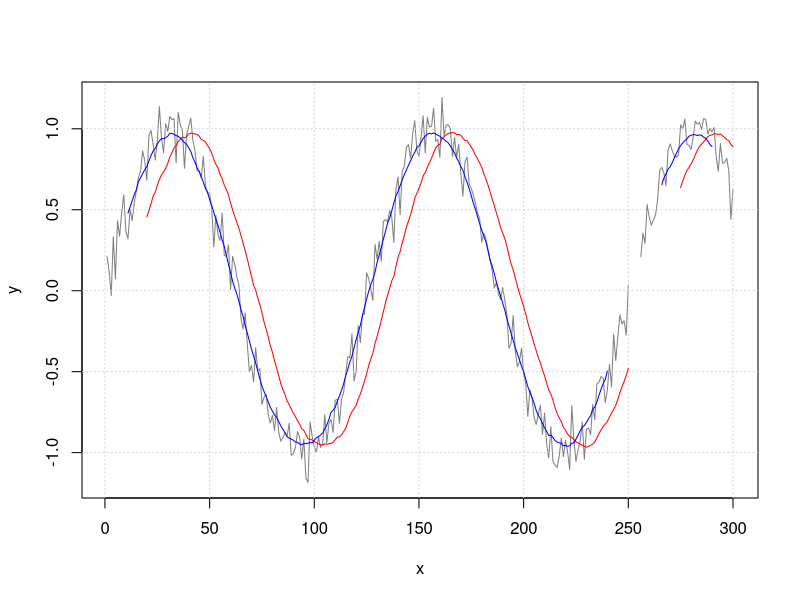
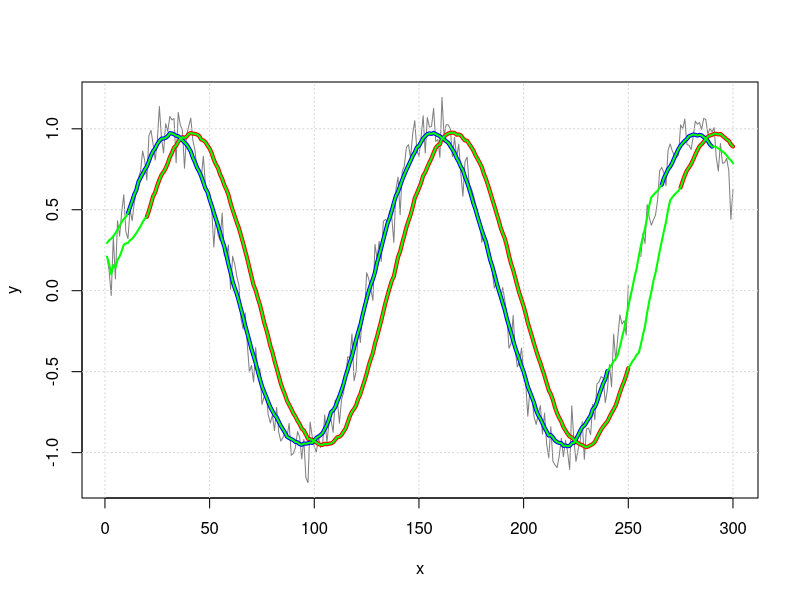

R code for these plots, in order:
## ---- chunk 1
# 生成一个随机向量
v <- sample(101:110)

# 排序
sort(v)

# 反向排序
sort(v, decreasing=TRUE)
## ---- chunk 2
# 生成一个列表
df <- data.frame (id=1:4,
            weight=c(20,27,24,22),
            size=c("small", "large", "medium", "large"))
df

library(plyr)

# 按照 "weight" 列排序，以下结果相同。
arrange(df, weight)       # 使用 plyr 包里的 arrange 函数
df[ order(df$weight), ]   # 使用 R 内置函数

# 以 size 为第一关键词, weight 为第二关键词排序
arrange(df, size, weight)         # 使用 plyr 包里的 arrange 函数
df[ order(df$size, df$weight), ]  # 使用 R 内置函数

# 所有列从左到右依次排序
df[ do.call(order, as.list(df)), ] 
# 在这个特殊的例子中，顺序将保持不变
## ---- chunk 3
# 反向排序 weight 列，下面方法有相同结果：
arrange(df, -weight)                      # 使用 plyr 包里的 arrange 函数
df[ order(df$weight, decreasing=TRUE), ]  # 使用 R 内置函数
df[ order(-df$weight), ]                  # 使用 R 内置函数

# 升序排列 size ,然后降序排列 weight
arrange(df, size, -weight)         # 使用 plyr 包里的 arrange 函数
df[ order(df$size, -df$weight), ]  # 使用 R 内置函数

# 升序排列 size,然后降序排列 weight
# 因子需要 xtfrm()
arrange(df, -xtfrm(size), weight)         # 使用 plyr 包里的 arrange 函数
df[ order(-xtfrm(df$size), df$weight), ]  # 使用 R 内置函数
## ---- chunk 4
# 创建一个向量
v <- 11:20

# 随机化向量的顺序
v <- sample(v)

# 创建一个列表
data <- data.frame(label=letters[1:5], number=11:15)
data

# 随机化列表的顺序
data <- data[sample(1:nrow(data)), ]
data
## ---- chunk 5
n <- 10:14
n
## ---- chunk 6
# 数值型转换字符串
c <- as.character(n)

# 数值型转换因子型
f <- factor(n)
# 10 11 12 13 14
## ---- chunk 7
# 数值
as.numeric(c)

# 字符串转换为因子
factor(c)
## ---- chunk 8
# 因子转换为字符串
as.character(f)
## ---- chunk 9
as.numeric(f)

# 另一种方式得到数字的编码，如果这是你想要的:
unclass(f)
## ---- chunk 10
# 因子转换为数值型
as.numeric(as.character(f))
## ---- chunk 11
# 生成一个向量
set.seed(158)
x <- round(rnorm(20, 10, 5))
x

# 对于每一个元素：它是否重复（第一个值不算）
duplicated(x)

# 重复条目的值
# 注意“6”出现了三次，所以它有两个
x[duplicated(x)]

# 重复的条目无需重复出现
unique(x[duplicated(x)])

# 移除重复数据，下面两种方法效果一样:
unique(x)
x[!duplicated(x)]
## ---- chunk 12
# 一个样本列表:
df <- read.table(header=TRUE, text='
 label value
     A     4
     B     3
     C     6
     B     3
     B     1
     A     2
     A     4
     A     4
')


# 每一行是否有重复？
duplicated(df)

# 显示重复的条目
df[duplicated(df),]

# 显示没有重复的条目 (行名可能不同，但值相同)
unique(df[duplicated(df),])

# 移除重复的数据，下面两种方法效果一样:
unique(df)
df[!duplicated(df),]
## ---- chunk 13
df <- data.frame( a=c(TRUE,TRUE,TRUE,FALSE,FALSE,FALSE,NA,NA,NA),
                  b=c(TRUE,FALSE,NA,TRUE,FALSE,NA,TRUE,FALSE,NA))
df
## ---- chunk 14
df$a == df$b

# 同样的比较，但是可以生成列表的另一列：
data.frame(df, isSame = (df$a==df$b))
## ---- chunk 15
# 这个函数将会返回 TRUE，当两个元素相同（包括两个 NA），其他情况返回 FALSE
compareNA <- function(v1,v2) {
    same <- (v1 == v2) | (is.na(v1) & is.na(v2))
    same[is.na(same)] <- FALSE
    return(same)
}
## ---- chunk 16
compareNA(df$a, df$b)

# 同样的比较，生成另一列
data.frame(df, isSame = compareNA(df$a,df$b))
## ---- chunk 17
# 创建一个含因子的列表
df1 <- data.frame(a = factor(c('x','x','x','y','y','y', NA, NA, NA)),
                  b = factor(c('x','y', NA,'x','y', NA,'x','y', NA)))

# 比较
data.frame(df1, isSame = compareNA(df1$a, df1$b))


# 也能用于因子，即使因子的水平处于不同的次序
df1$b <- factor(df1$b, levels=c('y','x'))
data.frame(df1, isSame = compareNA(df1$a, df1$b))
## ---- chunk 18
data <- read.table(header=T, text='
 subject sex control cond1 cond2
       1   M     7.9  12.3  10.7
       2   F     6.3  10.6  11.1
       3   F     9.5  13.1  13.8
       4   M    11.5  13.4  12.9
')
## ---- chunk 19
library(plyr)

# 下面两行是等价的:
data$scode <- revalue(data$sex, c("M"="1", "F"="2"))
data$scode <- mapvalues(data$sex, from = c("M", "F"), to = c("1", "2"))
data

# data$sex是一个因子，因此data$scode也是因子
## ---- chunk 20
data$scode[data$sex=="M"] <- "1"
data$scode[data$sex=="F"] <- "2"

# 把列转换为因子
data$scode <- factor(data$scode)
data
## ---- chunk 21
oldvalues <- c("M", "F")
newvalues <- factor(c("g1","g2"))  # 转换为因子

data$scode <- newvalues[ match(data$sex, oldvalues) ]
data
## ---- chunk 22
data$category[data$control< 7] <- "low"
data$category[data$control>=7] <- "high"

# 把列转换为因子
data$category <- factor(data$category)
data
## ---- chunk 23
data$category <- cut(data$control,
                     breaks=c(-Inf, 7, 9, Inf),
                     labels=c("low","medium","high"))
data
## ---- chunk 24
data$total <- data$control + data$cond1 + data$cond2
data
## ---- chunk 25
# 创建一些样本数据
str <- c("alpha", "beta", "gamma")
num <- c(1, 2, 3)
## ---- chunk 26
library(plyr)
revalue(str, c("beta"="two", "gamma"="three"))

mapvalues(str, from = c("beta", "gamma"), to = c("two", "three"))


# 对于数值型向量，revalue() 没作用，由于它使用一个命名了的向量，向量名一般是字符串而不是数值，但 mapvalues()仍然有作用
mapvalues(num, from = c(2, 3), to = c(5, 6))
## ---- chunk 27
# 把"beta" 替换为 "two"
str[str=="beta"] <- "two"
str

num[num==2] <- 5
num
## ---- chunk 28
str <- c("alpha", "beta", "gamma")

sub("^alpha$", "one", str)

# 把所有列的 "a" 替代为 "X"
gsub("a", "X", str)

# gsub() 替代所有匹配的元素
# sub() 只替代每一个元素首先匹配到的内容
## ---- chunk 29
# 处理一个因子的样例
x <- factor(c("alpha","beta","gamma","alpha","beta"))
x

levels(x)
## ---- chunk 30
library(plyr)
revalue(x, c("beta"="two", "gamma"="three"))

mapvalues(x, from = c("beta", "gamma"), to = c("two", "three"))
## ---- chunk 31
# 通过名字重命名: change "beta" to "two"
levels(x)[levels(x)=="beta"] <- "two"


# 你也可以通过位置重命名，但这种做法比较危险（会因数据变化造成不可控结果），不值得推荐

# 通过因子列表索引重命名: change third item, "gamma", to "three".
levels(x)[3] <- "three"
x

# 重命名所有的因子水平
levels(x) <- c("one","two","three")
x
## ---- chunk 32
# 用名字重命名所有因子
x <- factor(c("alpha","beta","gamma","alpha","beta"))
levels(x) <- list(A="alpha", B="beta", C="gamma")
x
## ---- chunk 33
# 一个样例
x <- factor(c("alpha","beta","gamma","alpha","beta"))
x

levels(x) <- sub("^alpha$", "one", levels(x))
x


# Across all columns, replace all instances of "a" with "X"
levels(x) <- gsub("a", "X", levels(x))
x

# gsub() replaces all instances of the pattern in each factor level.
# sub() replaces only the first instance in each factor level.
## ---- chunk 34
# 创建额外的因子水平 (gamma)
x <- factor(c("alpha","beta","alpha"), levels=c("alpha","beta","gamma"))
x

# 移除额外的因子水平
x <- factor(x)
x
## ---- chunk 35
# 创建一些因子的数据框 (有额外的因子水平)
df <- data.frame(
    x = factor(c("alpha","beta","alpha"), levels=c("alpha","beta","gamma")),
    y = c(5,8,2),
    z = factor(c("red","green","green"), levels=c("red","green","blue"))
)

# 显示因子水平 (with extra levels)
df$x
df$z


# 丢掉额外因子水平
df <- droplevels(df)

# 再次显示因子，现在没有额外的因子水平了
df$x
df$z
## ---- chunk 36
# 创建一个错误次序的因子
sizes <- factor(c("small", "large", "large", "small", "medium"))
sizes
## ---- chunk 37
sizes <- factor(sizes, levels = c("small", "medium", "large"))
sizes
## ---- chunk 38
sizes <- ordered(c("small", "large", "large", "small", "medium"))
sizes <- ordered(sizes, levels = c("small", "medium", "large"))
sizes
## ---- chunk 39
# 创建错误次序的因子
sizes <- factor(c("small", "large", "large", "small", "medium"))
sizes

# 使得 medium 排最前面
sizes <- relevel(sizes, "medium")
sizes

# 使得 small 排最前面
sizes <- relevel(sizes, "small")
sizes
## ---- chunk 40
sizes <- factor(c("small", "large", "large", "small", "medium"),
                levels = c("small", "medium", "large"))
sizes

## ---- chunk 41
# 创建错误次序的因子
sizes <- factor(c("small", "large", "large", "small", "medium"))
sizes

sizes <- factor(sizes, levels=rev(levels(sizes)))
sizes
## ---- chunk 42
d <- data.frame(alpha=1:3, beta=4:6, gamma=7:9)
d

names(d)  

## ---- chunk 43
library(plyr)
rename(d, c("beta"="two", "gamma"="three"))

## ---- chunk 44
# 通过 name 函数重命名列：把 "beta" 改为 "two"
names(d)[names(d)=="beta"] <- "two"
d

# 你也可以通过位置索引改变名字，但这种操作会有点危险，一旦你以后对数据做出改变，这些操作可能就不适用了。

# 通过名字向量的位置索引重命名：改变第三项，将 "gamma" 改成 "three"
names(d)[3] <- "three"
d

## ---- chunk 45
names(d) <- sub("^alpha$", "one", names(d))
d

# 所有的列中，替换列名中的"t"为"X"
names(d) <- gsub("t", "X", names(d))
d

# gsub() 替换每个列名中所有的匹配项
# sub() 只替换每个列名中匹配的第一项
## ---- chunk 46
data <- read.table(header=TRUE, text='
 id weight
  1     20
  2     27
  3     24
')

# 添加一列的办法
data$size      <- c("small", "large", "medium")
data[["size"]] <- c("small", "large", "medium")
data[,"size"]  <- c("small", "large", "medium")
data$size      <- 0   # 添加的变量所有行都是一样的值

## ---- chunk 47
# 一个样例数据框
data <- read.table(header=TRUE, text='
    id weight   size
     1     20  small
     2     27  large
     3     24 medium
')

# 根据列名数字排序
data[c(1,3,2)]

# 如果你想要实际改变 `data`，需要把它重新赋值回 `data` 符号：
# data <- data[c(1,3,2)]


# 根据列名重新排序
data[c("size", "id", "weight")]

## ---- chunk 48
data[, c(1,3,2)]

## ---- chunk 49
# 列表形式的索引
data[2]

# 矩阵形式的索引——降维会变为一个向量
data[,2]

# 矩阵形式的索引，指定 drop=FALSE ——保留维度以保存数据框形式
data[, 2, drop=FALSE]
## ---- chunk 50
# 创建一个将 storyid 映射到 titles 上的数据框
stories <- read.table(header=TRUE, text='
   storyid  title
    1       lions
    2      tigers
    3       bears
')

# 创建另一个有数据和 storyid 的数据框（没有 titles）
data <- read.table(header=TRUE, text='
    subject storyid rating
          1       1    6.7
          1       2    4.5
          1       3    3.7
          2       2    3.3
          2       3    4.1
          2       1    5.2
')

# 合并两个数据框
merge(stories, data, "storyid")

## ---- chunk 51
# 下面使用的是 id 替换了 storyid
stories2 <- read.table(header=TRUE, text='
   id       title
    1       lions
    2      tigers
    3       bears
')

# 合并两个数据框
merge(x=stories2, y=data, by.x="id", by.y="storyid")

# 注意结果的列名继承第一个数据框 

## ---- chunk 52
# 制造更多的数据
animals <- read.table(header=T, text='
   size type         name
  small  cat         lynx
    big  cat        tiger
  small  dog    chihuahua
    big  dog "great dane"
')

observations <- read.table(header=T, text='
   number  size type
        1   big  cat
        2 small  dog
        3 small  dog
        4   big  dog
')

merge(observations, animals, c("size","type"))

## ---- chunk 53
dfA <- data.frame(Subject=c(1,1,2,2), Response=c("X","X","X","X"))
dfA

dfB <- data.frame(Subject=c(1,2,3), Response=c("X","Y","X"))
dfB

dfC <- data.frame(Subject=c(1,2,3), Response=c("Z","Y","Z"))
dfC

## ---- chunk 54
dfA$Coder <- "A"
dfB$Coder <- "B"
dfC$Coder <- "C"

df <- rbind(dfA, dfB, dfC)                    # 把它们粘在一起
df <- df[,c("Coder", "Subject", "Response")]  # 重新排序
df

## ---- chunk 55
dupsBetweenGroups <- function (df, idcol) {
    # df: the data frame
    # idcol: the column which identifies the group each row belongs to

    # Get the data columns to use for finding matches
    datacols <- setdiff(names(df), idcol)

    # Sort by idcol, then datacols. Save order so we can undo the sorting later.
    sortorder <- do.call(order, df)
    df <- df[sortorder,]

    # Find duplicates within each id group (first copy not marked)
    dupWithin <- duplicated(df)

    # With duplicates within each group filtered out, find duplicates between groups. 
    # Need to scan up and down with duplicated() because first copy is not marked.
    dupBetween = rep(NA, nrow(df))
    dupBetween[!dupWithin] <- duplicated(df[!dupWithin,datacols])
    dupBetween[!dupWithin] <- duplicated(df[!dupWithin,datacols], fromLast=TRUE) | dupBetween[!dupWithin]

    # ============= Replace NA's with previous non-NA value ==============
    # This is why we sorted earlier - it was necessary to do this part efficiently

    # Get indexes of non-NA's
    goodIdx <- !is.na(dupBetween)

    # These are the non-NA values from x only
    # Add a leading NA for later use when we index into this vector
    goodVals <- c(NA, dupBetween[goodIdx])

    # Fill the indices of the output vector with the indices pulled from
    # these offsets of goodVals. Add 1 to avoid indexing to zero.
    fillIdx <- cumsum(goodIdx)+1

    # The original vector, now with gaps filled
    dupBetween <- goodVals[fillIdx]

    # Undo the original sort
    dupBetween[sortorder] <- dupBetween

    # Return the vector of which entries are duplicated across groups
    return(dupBetween)
}

## ---- chunk 56
# 找出在不同组别中重复的行
dupRows <- dupsBetweenGroups(df, "Coder")

# 在数据框的旁边打印出来
cbind(df, dup=dupRows)

## ---- chunk 57
cbind(df, unique=!dupRows)

## ---- chunk 58
# 保存df的结果
dfDup <- cbind(df, dup=dupRows)

dfA <- subset(dfDup, Coder=="A", select=-Coder)
dfA

dfB <- subset(dfDup, Coder=="B", select=-Coder)
dfB

dfC <- subset(dfDup, Coder=="C", select=-Coder)
dfC

## ---- chunk 59
# 忽略 Subject 列——仅使用 Response 列
dfNoSub <- subset(df, select=-Subject)
dfNoSub

# 检查重复行
dupRows <- dupsBetweenGroups(dfNoSub, "Coder")

# 把结果连接起来
cbind(df, dup=dupRows)

## ---- chunk 60
d <- read.csv(header = TRUE, text='
x,y,value
a,one,1
,,5
b,two,4
c,three,10
')

d

str(d)

## ---- chunk 61
# 移除第二行
d <- d[-2,]
d

str(d)

## ---- chunk 62
d1 <- droplevels(d)
str(d1)

## ---- chunk 63
# 找出哪些列是因子
factor_cols <- vapply(d, is.factor, logical(1))

# 把 factor() 函数应用到那些列，并把结果赋回 d
d[factor_cols] <- lapply(d[factor_cols], factor)
str(d)

## ---- chunk 64
olddata_wide <- read.table(header=TRUE, text='
 subject sex control cond1 cond2
       1   M     7.9  12.3  10.7
       2   F     6.3  10.6  11.1
       3   F     9.5  13.1  13.8
       4   M    11.5  13.4  12.9
')
# 确保 subject 列是一个因子
olddata_wide$subject <- factor(olddata_wide$subject)
## ---- chunk 65
olddata_long <- read.table(header=TRUE, text='
 subject sex condition measurement
       1   M   control         7.9
       1   M     cond1        12.3
       1   M     cond2        10.7
       2   F   control         6.3
       2   F     cond1        10.6
       2   F     cond2        11.1
       3   F   control         9.5
       3   F     cond1        13.1
       3   F     cond2        13.8
       4   M   control        11.5
       4   M     cond1        13.4
       4   M     cond2        12.9
')
# 确保 subject 列是一个因子
olddata_long$subject <- factor(olddata_long$subject)
## ---- chunk 66
olddata_wide

library(tidyr)

# gather() 的主要参数:
# - data: 输入数据
# - key: 分类key的列名
# - value: 包含值的列名
# - ...: 包换需要转换值的列名
# - factor_key: 把新的合成列设置为因子
data_long <- gather(olddata_wide, condition, measurement, control:cond2, factor_key=TRUE)
data_long
## ---- chunk 67
gather(olddata_wide, condition, measurement, control, cond1, cond2)
## ---- chunk 68
keycol <- "condition"
valuecol <- "measurement"
gathercols <- c("control", "cond1", "cond2")

gather_(olddata_wide, keycol, valuecol, gathercols)
## ---- chunk 69
# 重命名因子水平
levels(data_long$condition)[levels(data_long$condition)=="cond1"] <- "first"
levels(data_long$condition)[levels(data_long$condition)=="cond2"] <- "second"

# 首先按照 subject 排序，然后按 condition
data_long <- data_long[order(data_long$subject, data_long$condition), ]
data_long
## ---- chunk 70
olddata_long

library(tidyr)

# The arguments to spread():
# - data: Data object
# - key: Name of column containing the new column names
# - value: Name of column containing values
data_wide <- spread(olddata_long, condition, measurement)
data_wide
## ---- chunk 71
# 重命名
names(data_wide)[names(data_wide)=="cond1"] <- "first"
names(data_wide)[names(data_wide)=="cond2"] <- "second"

# 排序
data_wide <- data_wide[, c(1,2,5,3,4)]
data_wide
## ---- chunk 72
olddata_wide

library(reshape2)

# 指定id.vars：需要保持的变量名
melt(olddata_wide, id.vars=c("subject", "sex"))
## ---- chunk 73
data_long <- melt(olddata_wide,
        # 变量ID，需要保持的变量名
    id.vars=c("subject", "sex"),
        # 来源列（被转换的）
    measure.vars=c("control", "cond1", "cond2" ),
        # 目的列的名字可以确定测量列数值的来自的原始列（变量）
        # 这里 measurement 是数值，condition 指定了其来源
    variable.name="condition",
    value.name="measurement"
)
data_long
## ---- chunk 74
# 重命名因子
levels(data_long$condition)[levels(data_long$condition)=="cond1"] <- "first"
levels(data_long$condition)[levels(data_long$condition)=="cond2"] <- "second"

# 首先按 subject 排序，然后按 condition 排序
data_long <- data_long[ order(data_long$subject, data_long$condition), ]
data_long
## ---- chunk 75
olddata_long

# From the source:
# "subject" 和 "sex" 是我们想要保留的列
# "condition" 是我们想要放入新列名的列
# "measurement" 包含数值

library(reshape2)

data_wide <- dcast(olddata_long, subject + sex ~ condition, value.var="measurement")
data_wide
## ---- chunk 76
# 重命名
names(data_wide)[names(data_wide)=="cond1"] <- "first"
names(data_wide)[names(data_wide)=="cond2"] <- "second"

# 重排序
data_wide <- data_wide[, c(1,2,5,3,4)]
data_wide
## ---- chunk 77
data <- read.table(header=TRUE, text='
 subject sex condition before after change
       1   F   placebo   10.1   6.9   -3.2
       2   F   placebo    6.3   4.2   -2.1
       3   M   aspirin   12.4   6.3   -6.1
       4   F   placebo    8.1   6.1   -2.0
       5   M   aspirin   15.2   9.9   -5.3
       6   F   aspirin   10.9   7.0   -3.9
       7   F   aspirin   11.6   8.5   -3.1
       8   M   aspirin    9.5   3.0   -6.5
       9   F   placebo   11.5   9.0   -2.5
      10   M   placebo   11.9  11.0   -0.9
      11   F   aspirin   11.4   8.0   -3.4
      12   M   aspirin   10.0   4.4   -5.6
      13   M   aspirin   12.5   5.4   -7.1
      14   M   placebo   10.6  10.6    0.0
      15   M   aspirin    9.1   4.3   -4.8
      16   F   placebo   12.1  10.2   -1.9
      17   F   placebo   11.0   8.8   -2.2
      18   F   placebo   11.9  10.2   -1.7
      19   M   aspirin    9.1   3.6   -5.5
      20   M   placebo   13.5  12.4   -1.1
      21   M   aspirin   12.0   7.5   -4.5
      22   F   placebo    9.1   7.6   -1.5
      23   M   placebo    9.9   8.0   -1.9
      24   F   placebo    7.6   5.2   -2.4
      25   F   placebo   11.8   9.7   -2.1
      26   F   placebo   11.8  10.7   -1.1
      27   F   aspirin   10.1   7.9   -2.2
      28   M   aspirin   11.6   8.3   -3.3
      29   F   aspirin   11.3   6.8   -4.5
      30   F   placebo   10.3   8.3   -2.0
 ')

## ---- chunk 78
library(plyr)

# 给每一组运行长度、均值、标准差等函数
# 每一组依据性别+条件划分
cdata <- ddply(data, c("sex", "condition"), summarise,
               N    = length(change),
               mean = mean(change),
               sd   = sd(change),
               se   = sd / sqrt(N)
)
cdata

## ---- chunk 79
# 给数据加些 NA 值
dataNA <- data
dataNA$change[11:14] <- NA

cdata <- ddply(dataNA, c("sex", "condition"), summarise,
               N    = sum(!is.na(change)),
               mean = mean(change, na.rm=TRUE),
               sd   = sd(change, na.rm=TRUE),
               se   = sd / sqrt(N)
)
cdata

## ---- chunk 80
## Summarizes data.
## Gives count, mean, standard deviation, standard error of the mean, and confidence interval (default 95%).
##   data: a data frame.
##   measurevar: the name of a column that contains the variable to be summariezed
##   groupvars: a vector containing names of columns that contain grouping variables
##   na.rm: a boolean that indicates whether to ignore NA's
##   conf.interval: the percent range of the confidence interval (default is 95%)
summarySE <- function(data=NULL, measurevar, groupvars=NULL, na.rm=FALSE,
                      conf.interval=.95, .drop=TRUE) {
    library(plyr)

    # New version of length which can handle NA's: if na.rm==T, don't count them
    length2 <- function (x, na.rm=FALSE) {
        if (na.rm) sum(!is.na(x))
        else       length(x)
    }

    # This does the summary. For each group's data frame, return a vector with
    # N, mean, and sd
    datac <- ddply(data, groupvars, .drop=.drop,
      .fun = function(xx, col) {
        c(N    = length2(xx[[col]], na.rm=na.rm),
          mean = mean   (xx[[col]], na.rm=na.rm),
          sd   = sd     (xx[[col]], na.rm=na.rm)
        )
      },
      measurevar
    )

    # Rename the "mean" column    
    datac <- rename(datac, c("mean" = measurevar))

    datac$se <- datac$sd / sqrt(datac$N)  # Calculate standard error of the mean

    # Confidence interval multiplier for standard error
    # Calculate t-statistic for confidence interval: 
    # e.g., if conf.interval is .95, use .975 (above/below), and use df=N-1
    ciMult <- qt(conf.interval/2 + .5, datac$N-1)
    datac$ci <- datac$se * ciMult

    return(datac)
}

## ---- chunk 81
summarySE(data, measurevar="change", groupvars=c("sex", "condition"))

# 使用 NA'的数据框, 使用 na.rm=TRUE
summarySE(dataNA, measurevar="change", groupvars=c("sex", "condition"), na.rm=TRUE)

## ---- chunk 82
# 首先移除所有 Male+Placebo 条目
dataSub <- subset(data, !(sex=="M" & condition=="placebo"))

# 如果我们总结数据，在本来有 Male+Placebo 的地方会存在空行
# 因为这个组合已经被我们删除了
summarySE(dataSub, measurevar="change", groupvars=c("sex", "condition"))

# 设置 .drop=FALSE 指定不要扔掉这个组合
summarySE(dataSub, measurevar="change", groupvars=c("sex", "condition"), .drop=FALSE)

## ---- chunk 83
library(doBy)

# 给每一组运行长度、均值、标准差等函数
# 每一组依据性别+条件划分
cdata <- summaryBy(change ~ sex + condition, data=data, FUN=c(length,mean,sd))
cdata

# 重命名 change.length 为 N
names(cdata)[names(cdata)=="change.length"] <- "N"

# 计算平均值的标准误差
cdata$change.se <- cdata$change.sd / sqrt(cdata$N)
cdata

## ---- chunk 84
# 新版的 length 函数可以处理 NA 值，如果 na.rm=T,则不对 NA 计数
length2 <- function (x, na.rm=FALSE) {
    if (na.rm) sum(!is.na(x))
    else       length(x)
}

# 给数据添加一些 NA 值
dataNA <- data
dataNA$change[11:14] <- NA

cdataNA <- summaryBy(change ~ sex + condition, data=dataNA,
                     FUN=c(length2, mean, sd), na.rm=TRUE)
cdataNA

# Now, do the same as before

## ---- chunk 85
## Summarizes data.
## Gives count, mean, standard deviation, standard error of the mean, and confidence 
## interval (default 95%).
##   data: a data frame.
##   measurevar: the name of a column that contains the variable to be summariezed
##   groupvars: a vector containing names of columns that contain grouping variables
##   na.rm: a boolean that indicates whether to ignore NA's
##   conf.interval: the percent range of the confidence interval (default is 95%)
summarySE <- function(data=NULL, measurevar, groupvars=NULL, na.rm=FALSE, conf.interval=.95) {
    library(doBy)

    # New version of length which can handle NA's: if na.rm==T, don't count them
    length2 <- function (x, na.rm=FALSE) {
        if (na.rm) sum(!is.na(x))
        else       length(x)
    }

    # Collapse the data
    formula <- as.formula(paste(measurevar, paste(groupvars, collapse=" + "), sep=" ~ "))
    datac <- summaryBy(formula, data=data, FUN=c(length2,mean,sd), na.rm=na.rm)

    # Rename columns
    names(datac)[ names(datac) == paste(measurevar, ".mean",    sep="") ] <- measurevar
    names(datac)[ names(datac) == paste(measurevar, ".sd",      sep="") ] <- "sd"
    names(datac)[ names(datac) == paste(measurevar, ".length2", sep="") ] <- "N"
    
    datac$se <- datac$sd / sqrt(datac$N)  # Calculate standard error of the mean
    
    # Confidence interval multiplier for standard error
    # Calculate t-statistic for confidence interval: 
    # e.g., if conf.interval is .95, use .975 (above/below), and use df=N-1
    ciMult <- qt(conf.interval/2 + .5, datac$N-1)
    datac$ci <- datac$se * ciMult
    
    return(datac)
}

## ---- chunk 86
fillMissingCombs <- function(df, factors, measures) {

    # Make a list of the combinations of factor levels
    levelList <- list()
    for (f in factors) {  levelList[[f]] <- levels(df[,f])  }
    
    fullFactors <- expand.grid(levelList)
    
    dfFull <- merge(fullFactors, df, all.x=TRUE)
    
    # Wherever there is an NA in the measure vars, replace with 0
    for (m in measures) {
      dfFull[is.na(dfFull[,m]), m] <- 0
    }

    return(dfFull)
}

## ---- chunk 87
# 对每个目录 (sex*condition) 中的对象计数
cdata <- aggregate(data["subject"], by=data[c("sex","condition")], FUN=length)
cdata

# 重命名 "subject" 列为 "N"
names(cdata)[names(cdata)=="subject"] <- "N"
cdata

# 按性别排序
cdata <- cdata[order(cdata$sex),]
cdata

# 我们也保留 before 和 after列：
# 得到性别和条件下的平均影响大小
# Get the average effect size by sex and condition
cdata.means <- aggregate(data[c("before","after","change")], 
                         by = data[c("sex","condition")], FUN=mean)
cdata.means

# 合并数据框
cdata <- merge(cdata, cdata.means)
cdata

# 得到标准差
cdata.sd <- aggregate(data["change"],
                      by = data[c("sex","condition")], FUN=sd)
# 重命名列
names(cdata.sd)[names(cdata.sd)=="change"] <- "change.sd"
cdata.sd

# 合并
cdata <- merge(cdata, cdata.sd)
cdata

# 计算标准误
cdata$change.se <- cdata$change.sd / sqrt(cdata$N)
cdata

## ---- chunk 88
cdata.means <- aggregate(data[c("before","after","change")], 
                         by = data[c("sex","condition")],
                         FUN=mean, na.rm=TRUE)
cdata.means

## ---- chunk 89
# 每一行代表一种情况
cases <- data.frame(
    Sex=c("M", "M", "F", "F", "F"), 
    Color=c("brown", "blue", "brown", "brown", "brown")
)
cases

# 一个列联表
ctable <- table(cases)
ctable

# 一个每种组合计数的表格
counts <- data.frame(
    Sex=c("F", "M", "F", "M"), 
    Color=c("blue", "blue", "brown", "brown"),
    Freq=c(0, 1, 3, 1)
)
counts

## ---- chunk 90
# Cases to Table
ctable  <- table(cases)
ctable

# 如果你使用两个向量调用table函数，它将不会给维度添加名字（Sex和Color）
table(cases$Sex, cases$Color)

# 维度名可以通过`dnn`选项手动指定
table(cases$Sex, cases$Color, dnn=c("Sex","Color"))


## ---- chunk 91
# Cases to Counts
countdf <- as.data.frame(table(cases))
countdf

## ---- chunk 92
# Convert from data frame of counts to data frame of cases.
# `countcol` is the name of the column containing the counts
countsToCases <- function(x, countcol = "Freq") {
    # Get the row indices to pull from x
    idx <- rep.int(seq_len(nrow(x)), x[[countcol]])

    # Drop count column
    x[[countcol]] <- NULL

    # Get the rows from x
    x[idx, ]
}

## ---- chunk 93
countsToCases(as.data.frame(ctable))

## ---- chunk 94
as.data.frame(ctable)

## ---- chunk 95
countsToCases(countdf)

## ---- chunk 96
set.seed(993)
x <- 1:300
y <- sin(x/20) + rnorm(300,sd=.1)
y[251:255] <- NA

## ---- chunk 97
# 绘制未平滑的数据（灰色）
plot(x, y, type="l", col=grey(.5))
# 绘制网格
grid()

# 延迟平滑
# 当前样本和之前 19 个样本的平均数（红色）
f20 <- rep(1/20, 20)
f20
y_lag <- filter(y, f20, sides=1)
lines(x, y_lag, col="red")


# 对称性平滑：
#计算当前样本，时间上将来样本和过去10个样本的平均数（蓝色）
f21 <- rep(1/21,21)
f21
y_sym <- filter(y, f21, sides=2)
lines(x, y_sym, col="blue")

## ---- chunk 98
# x: the vector
# n: the number of samples
# centered: if FALSE, then average current sample and previous (n-1) samples
#           if TRUE, then average symmetrically in past and future. (If n is even, use one more sample from future.)
movingAverage <- function(x, n=1, centered=FALSE) {
    
    if (centered) {
        before <- floor  ((n-1)/2)
        after  <- ceiling((n-1)/2)
    } else {
        before <- n-1
        after  <- 0
    }

    # Track the sum and count of number of non-NA items
    s     <- rep(0, length(x))
    count <- rep(0, length(x))
    
    # Add the centered data 
    new <- x
    # Add to count list wherever there isn't a 
    count <- count + !is.na(new)
    # Now replace NA_s with 0_s and add to total
    new[is.na(new)] <- 0
    s <- s + new
    
    # Add the data from before
    i <- 1
    while (i <= before) {
        # This is the vector with offset values to add
        new   <- c(rep(NA, i), x[1:(length(x)-i)])

        count <- count + !is.na(new)
        new[is.na(new)] <- 0
        s <- s + new
        
        i <- i+1
    }

    # Add the data from after
    i <- 1
    while (i <= after) {
        # This is the vector with offset values to add
        new   <- c(x[(i+1):length(x)], rep(NA, i))
       
        count <- count + !is.na(new)
        new[is.na(new)] <- 0
        s <- s + new
        
        i <- i+1
    }
    
    # return sum divided by count
    s/count
}


# 用比较厚的线条绘制和之前一样的图
plot(x, y, type="l", col=grey(.5))
grid()
y_lag <- filter(y, rep(1/20, 20), sides=1)
lines(x, y_lag, col="red", lwd=4)         # 用红色表示延迟平均
y_sym <- filter(y, rep(1/21,21), sides=2)
lines(x, y_sym, col="blue", lwd=4)        # 用蓝色表示对称平均

# 用上面定义的函数计算延迟平均
y_lag_na.rm <- movingAverage(y, 20)
lines(x, y_lag_na.rm, col="green", lwd=2)

# 用上面定义的函数计算对称性平均
y_sym_na.rm <- movingAverage(y, 21, TRUE)
lines(x, y_sym_na.rm, col="green", lwd=2)
## ---- chunk 99
# 生成有22个（0-99）以内的随机数向量
set.seed(123)
x <- floor(runif(22)*100)
x

# 将向量长度取整到最接近的4的倍数
newlength <- ceiling(length(x)/4)*4
newlength

# 给新增的数值取NA值
x[newlength] <- NA
x

# 将它转换为4行的矩阵
x <- matrix(x, nrow=4)
x

# 计算每一列的均值，忽略NA值
colMeans(x, na.rm=TRUE)
## ---- chunk 100
# 示例数据
v <- c("A","A","A", "B","B","B","B", NA,NA, "C","C", "B", "C","C","C")
v

vr <- rle(v)
vr
## ---- chunk 101
inverse.rle(vr)
## ---- chunk 102
w <- v
w[is.na(w)] <- "ZZZ"
w

wr <- rle(w)
wr

# 在RLE编码数据中用NA代替ZZZ
wr$values[ wr$values=="ZZZ" ] <- NA
wr

w2 <- inverse.rle(wr)
w2
## ---- chunk 103
# 假设这是我们要处理的向量
f <- factor(v)
f

# 将向量级别保存到一个新的变量
# 这个不是必须的，但是保存顺序是很有用的
f_levels <- levels(f)
f_levels

fc <- as.character(f)
fc[ is.na(fc) ] <- "ZZZ"
fc

fr <- rle(fc)
fr

# 在RLE编码数据中用 NA 代替 ZZZ
fr$values[ fr$values=="ZZZ" ] <- NA
fr

# 将RLE编码数据转换成因子
f2 <- inverse.rle(fr)
f2 <- factor(f, levels=f_levels)
f2
## ---- chunk 104
fillNAgaps <- function(x, firstBack=FALSE) {
    ## 向量或因子中的 NA 被之前一个非 NA 值代替
    ## 如果 firstBack 为 TRUE，将会对领头的 NA 填充第一个非 NA 值，否则不会
    # 如果是一个因子，保存因子的水平，并转换为整数
    lvls <- NULL
    if (is.factor(x)) {
        lvls <- levels(x)
        x    <- as.integer(x)
    }
 
    goodIdx <- !is.na(x)
 
    # 这些是来自于x的非NA值 
    # 加入领头NA或者以第一个值代替，取决于firstBack参数
    if (firstBack)   goodVals <- c(x[goodIdx][1], x[goodIdx])
    else             goodVals <- c(NA,            x[goodIdx])

	# 用来自输出向量的索引填充输出向量的索引
	# 这些补偿了goodVals。加1是为了避免索引为0
    fillIdx <- cumsum(goodIdx)+1
    
    x <- goodVals[fillIdx]

    # 如果它最初是一个因子，那么将它转换回来
    if (!is.null(lvls)) {
        x <- factor(x, levels=seq_along(lvls), labels=lvls)
    }

    x
}



# 示例数据
x <- c(NA,NA, "A","A", "B","B","B", NA,NA, "C", NA,NA,NA, "A","A","B", NA,NA)
x

fillNAgaps(x)

# 对领头的 NA 以第一个非 NA 值进行填充
fillNAgaps(x, firstBack=TRUE)

# 因子数据也能使用
y <- factor(x)
y

fillNAgaps(y)
